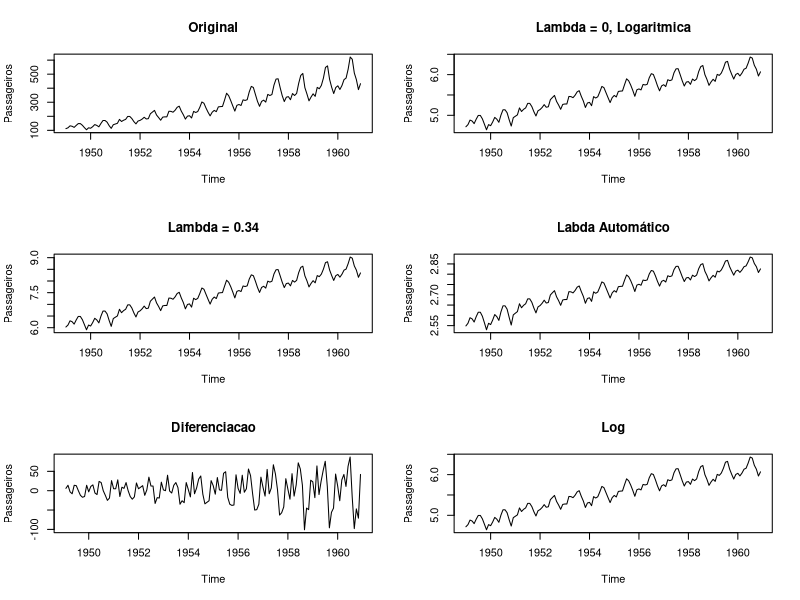
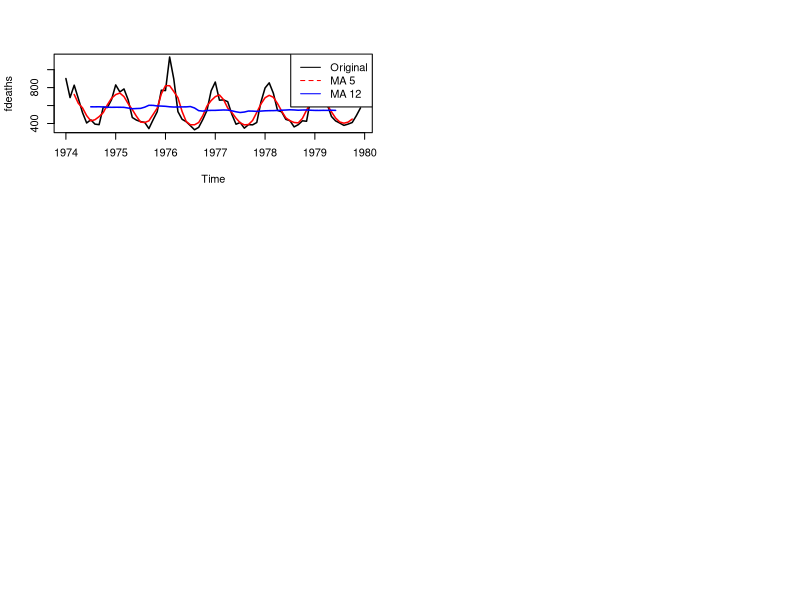
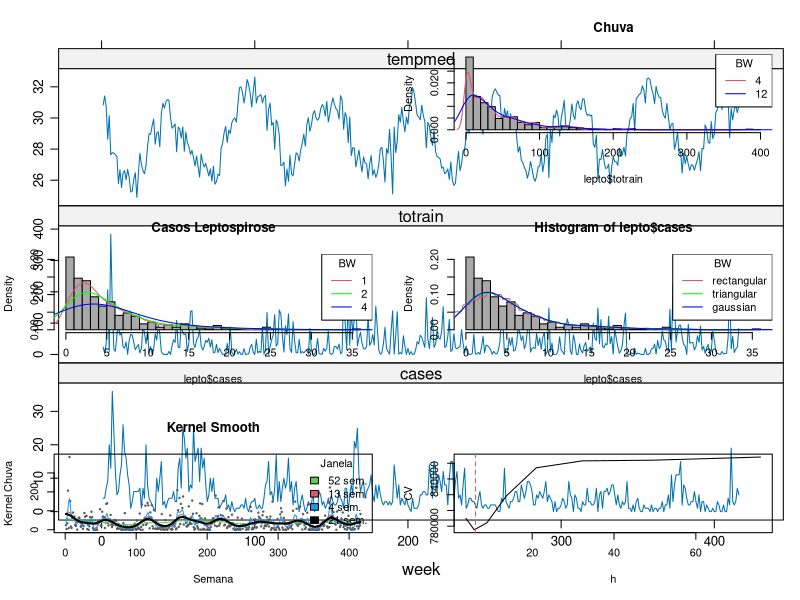
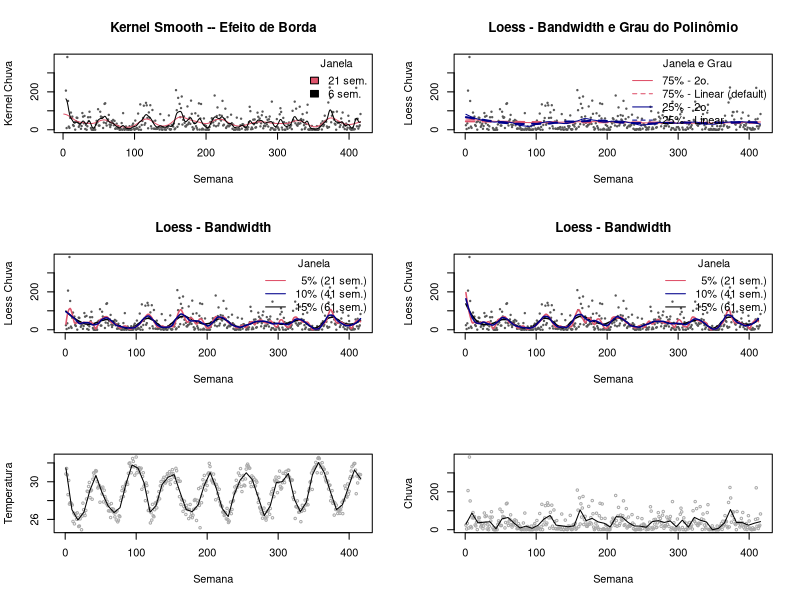
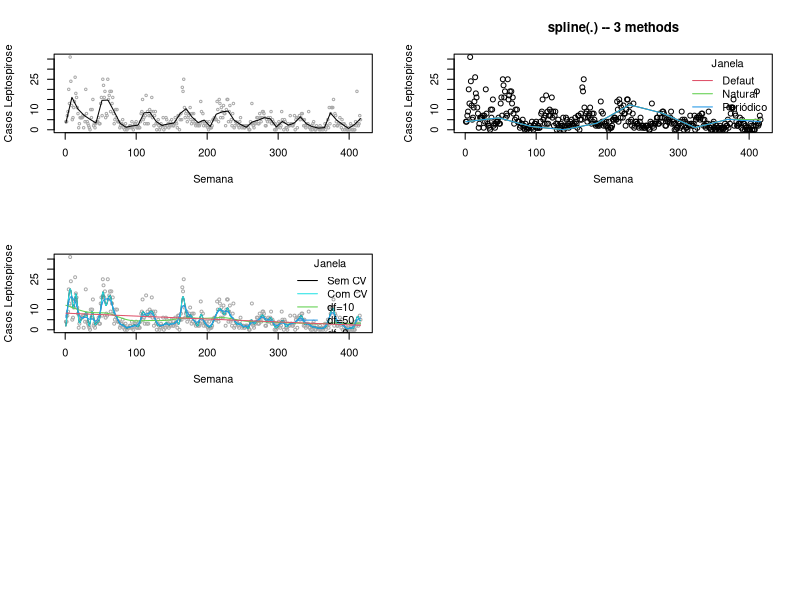
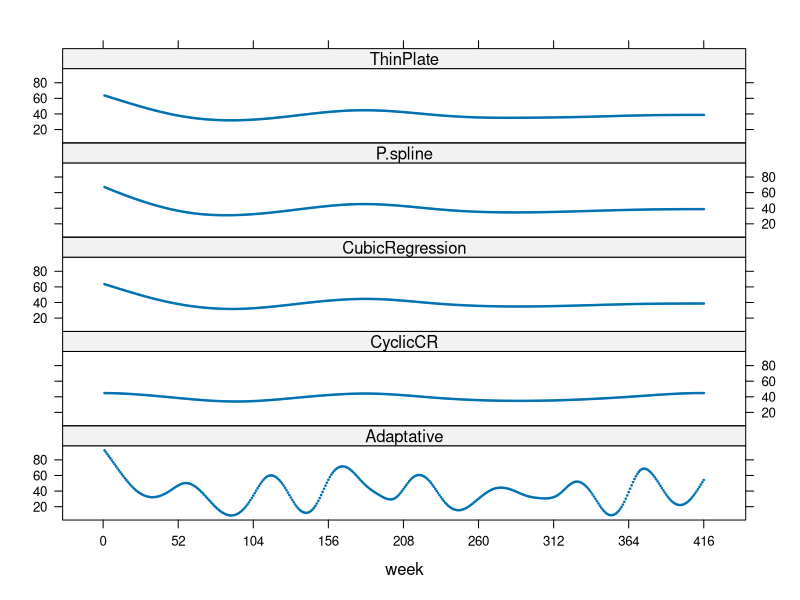
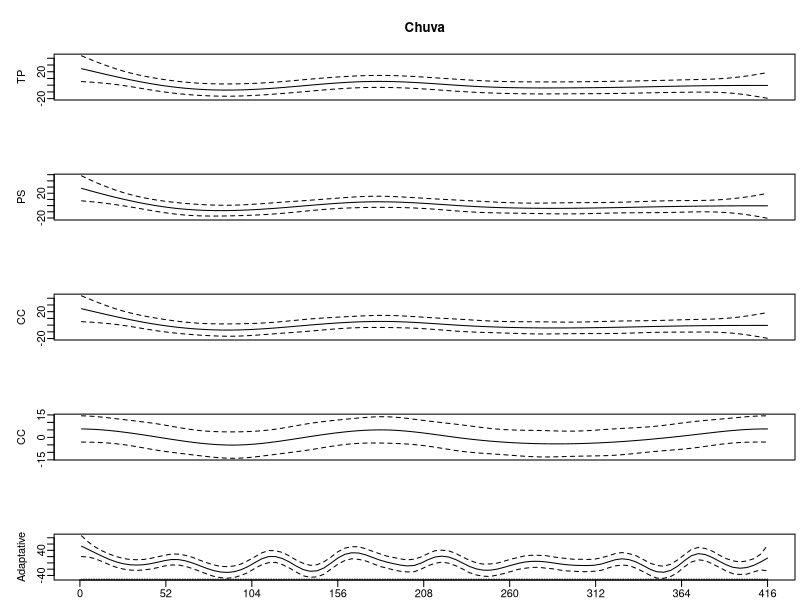
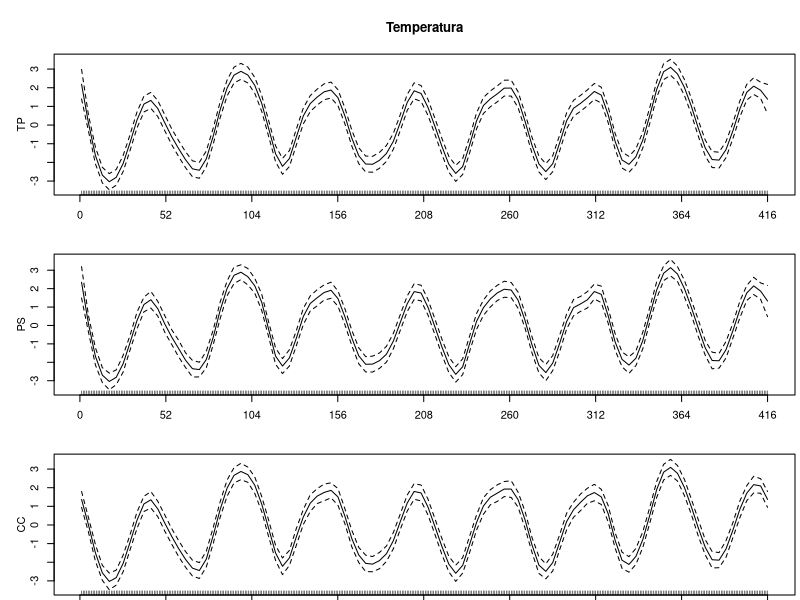

Reproduce these figures in R, in order.
## ---- chunk 1
library(forecast)
par(mfrow=c(3,2))
# Série original
plot(AirPassengers, ylab="Passageiros", main="Original")
# Lambda = 0, Logaritmica 
t1 = BoxCox(AirPassengers,lambda =0 )
plot(t1, ylab="Passageiros", main="Lambda = 0, Logaritmica")
# Lambda = 0.34 
t2 = BoxCox(AirPassengers,lambda =.1 )
plot(t2, ylab="Passageiros", main="Lambda = 0.34")
# Gera labda automático
lbd = BoxCox.lambda(AirPassengers)
# print(lbd)
t3 = BoxCox(AirPassengers,lambda =lbd )
plot(t3, ylab="Passageiros", main="Labda Automático")
# Diferenciacao 
t4 = diff(AirPassengers)
plot(t4, ylab="Passageiros", main="Diferenciacao")
# Logaritmo 
t5 = log(AirPassengers)
plot(t5, ylab="Passageiros", main="Log")

## ---- chunk 2
    # Calculando a media movel com ordem 5
    fdeaths2 = ma(fdeaths, order = 5)
    # Calculando a media movel com ordem 12
    fdeaths3 = ma(fdeaths,order=12)
    # Comparando 
    plot(fdeaths, lwd=1.5) 
    lines(fdeaths2, lwd=1.5, col="red")
    lines(fdeaths3, lwd=1.5, col="blue")
    #legenda
    legend("topright",legend=c("Original","MA 5","MA 12"), col = c("black","red","blue"), lty=1:2, cex=1)
    
## ---- chunk 3
setwd("~/Documentos/cursos_ecologicos_2019/dados")
lepto <- read.csv2("leptoruido.csv", header=T)
dia <-  read.table("climadia.dat", header=T)

library(lattice)
library(car)
library(sm)
library(survival)

#XY condicionado
xyplot(cases + totrain + tempmed ~ week,
 outer=TRUE, layout=c(1, 3), pch=1, type="l",ylab="",
  scales=list(x=list(relation='same'), y=list(relation='free')),
 data=lepto)

## ---- chunk 4
#### density - default "gaussian"
hist(lepto$totrain, breaks=seq(0,400,by=10),freq=F, col="darkgray", main = "Chuva")
lines(density(lepto$totrain , 4),col=2)
lines(density(lepto$totrain , 12),col="blue")
legend("topright", c("4","12"), title="BW", col=c(2,"blue"), lty=c(1,1))

hist(lepto$cases, breaks=seq(0,36,by=1),freq=F, col="darkgray", main = "Casos Leptospirose")
lines(density(lepto$cases , 1),col=2)
lines(density(lepto$cases , 2),col="green")
lines(density(lepto$cases , 4),col="blue")
legend("topright", c("1","2","4"), title="BW", col=c(2,"green","blue"), lty=c(1,1,1))

hist(lepto$cases, breaks=seq(0,36,by=1),freq=F, col="darkgray")
lines(density(lepto$cases , 2, kernel = "rectangular" ),col=2)
lines(density(lepto$cases , 2, kernel = "triangular" ),col="green")
lines(density(lepto$cases , 2, kernel = "gaussian" ),col="blue")
legend("topright", c("rectangular","triangular","gaussian"), title="BW", col=c(2,"green","blue"), lty=c(1,1,1))

## ---- chunk 5
plot(totrain ~ week, data=lepto, cex=.3, pch=19,col="gray35",ylab="Kernel Chuva", xlab="Semana", 
  main="Kernel Smooth")
lines(ksmooth(lepto$week, lepto$totrain, kernel = "normal", bandwidth = 52), col=3)
lines(ksmooth(lepto$week, lepto$totrain, kernel = "normal", bandwidth = 13), col=2)
lines(ksmooth(lepto$week, lepto$totrain, kernel = "normal",  bandwidth = 4), col=4)
lines(ksmooth(lepto$week, lepto$totrain, kernel = "normal", bandwidth = 21), lwd=2)
legend("topright",c("52 sem.","13 sem.","4 sem.","21 sem."),fill=c(3,2,4,1), title="Janela",bty="n")

## ---- chunk 6
### efeito de borda
# exluindo os pontos 1 a 3 para forcar borda
lepto2 <- lepto[-c(1,2,3),]

hcv(lepto2$week, lepto2$totrain, display="lines")
abline(v= 6.129356, col=2,lty=2)

## ---- chunk 7
plot(totrain ~ week, data=lepto2, cex=.3, pch=19,col="gray35",ylab="Kernel Chuva", xlab="Semana", 
  main="Kernel Smooth -- Efeito de Borda")
lines(ksmooth(lepto$week, lepto$totrain, kernel = "normal", bandwidth = 21 ), col=2)
lines(ksmooth(lepto2$week, lepto2$totrain, kernel = "normal", bandwidth = 6.1 ), col=1)
legend("topright",c("21 sem.","6 sem."),fill=c(2,1), title="Janela",bty="n")

## ---- chunk 8
# Loess – Span & Grau
plot(lepto$week, lepto$totrain,cex=.3, pch=19, col="gray35",ylab="Loess Chuva", xlab="Semana", main="Loess - Bandwidth e Grau do Polinômio")
lines(predict(loess(totrain ~ week , data=lepto,span = 0.75, degree = 2)),col=2)
lines(predict(loess(totrain ~ week , data=lepto,span = 0.75, degree = 1)),col=2,lwd=2,lty=2)
lines(predict(loess(totrain ~ week , data=lepto,span = 0.25, degree = 2)),col="darkblue")
lines(predict(loess(totrain ~ week , data=lepto,span = 0.25, degree = 1)),col="darkblue",lwd=2,lty=2)
legend("topright",c("75% - 2o.","75% - Linear (default)","25% - 2o.","25% - Linear"),lty=c(1,2,1,2), col=c(2,2,"darkblue","darkblue"), title="Janela e Grau",bty="n")

## ---- chunk 9
# Loess – Span
plot(lepto$week, lepto$totrain,cex=.3, pch=19, col="gray35",ylab="Loess Chuva", xlab="Semana", main="Loess - Bandwidth")
lines(predict(loess(totrain ~ week , data=lepto,span = 0.15, degree = 2)),col=1, lwd=1.5)
lines(predict(loess(totrain ~ week , data=lepto,span = 0.05, degree = 2)),col=2, lwd=1.5)
lines(predict(loess(totrain ~ week , data=lepto,span = 0.10, degree = 2)),col="darkblue", lwd=1.5)
legend("topright",c("  5% (21 sem.)","10% (41 sem.)","15% (61 sem.)"),col=c(2,"darkblue",1), lty=c(1,1,1),title="Janela",bty="n")

## ---- chunk 10
# Loess – Span & Borda
plot(lepto$week, lepto$totrain,cex=.3, pch=19, col="gray35",ylab="Loess Chuva", xlab="Semana", main="Loess - Bandwidth")
lines(predict(loess(totrain ~ week , data=lepto2,span = 0.15, degree = 2)),col=1, lwd=1.5)
lines(predict(loess(totrain ~ week , data=lepto2,span = 0.05, degree = 2)),col=2, lwd=1.5)
lines(predict(loess(totrain ~ week , data=lepto2,span = 0.10, degree = 2)),col="darkblue", lwd=1.5)
legend("topright",c("  5% (21 sem.)","10% (41 sem.)","15% (61 sem.)"),col=c(2,"darkblue",1), lty=c(1,1,1),title="Janela",bty="n")

## ---- chunk 11
# Loess – Outra forma, mas fica pouco suave
scatter.smooth(lepto$week, lepto$tempmed, span = .05, degree = 2, family =  "gaussian", 
               col= "darkgray", cex=.5, ylab="Temperatura", xlab="Semana")
scatter.smooth(lepto$week, lepto$totrain, span = .05, degree = 2, family =  "gaussian", 
               col= "darkgray", cex=.5, ylab="Chuva", xlab="Semana")
scatter.smooth(lepto$week, lepto$cases, span = .05, degree = 2, family =  "gaussian", 
               col= "darkgray", cex=.5, ylab="Casos Leptospirose", xlab="Semana")

## ---- chunk 12
plot(lepto$week, lepto$cases, ylab="Casos Leptospirose", xlab="Semana", main = "spline(.) -- 3 methods")
lines(spline(lepto$week, lepto$cases, n=10 ), col = 2)
lines(spline(lepto$week, lepto$cases, n=10, method = "natural"), col = 3)
lines(spline(lepto$week, lepto$cases, n=10, method = "periodic"), col = 4)
legend("topright",c("Defaut","Natural","Periódico"),col=c(2,3,4), lty=c(1,1,1),title="Janela",bty="n")

## ---- chunk 13
lepto.spl <- smooth.spline(lepto$week, lepto$cases)
lepto.spl.cv <- smooth.spline(lepto$week, lepto$cases, cv =T)
plot(lepto$week, lepto$cases, cex=.6, col="darkgray", ylab="Casos Leptospirose", xlab="Semana")
lines(lepto.spl, col=1)
lines(lepto.spl.cv, col=5)
lines(smooth.spline(lepto$week, lepto$cases, df=10),col=3)
lines(smooth.spline(lepto$week, lepto$cases, df=50),col=4)
lines(smooth.spline(lepto$week, lepto$cases, df=2),col=2)
legend("topright",c("Sem CV","Com CV","df=10", "df=50", "df=2"),col=c(1,5,3,4,2), lty=c(1,1,1),title="Janela",bty="n")

## ---- chunk 14
### Tipos de splines
library(mgcv)
rain.tp <- gam(totrain ~ s(week,bs="tp"), data=lepto )
rain.ps <- gam(totrain ~ s(week,bs="ps"), data=lepto ) #
rain.cc <- gam(totrain ~ s(week,bs="cc"), data=lepto ) #
rain.cr <- gam(totrain ~ s(week,bs="cr"), data=lepto ) #
rain.ad <- gam(totrain ~ s(week,bs="ad"), data=lepto ) 

ThinPlate  <- predict(rain.tp)  
P.spline <- predict(rain.ps)  
CubicRegression <- predict(rain.cr)  
CyclicCR <- predict(rain.cc)  
Adaptative <- predict(rain.ad) 


xyplot(Adaptative +CyclicCR  + CubicRegression+P.spline + ThinPlate~ week,
 outer=TRUE, layout=c(1, 5), pch=19, cex=.2, ylab="",
 scales=list(x=list(at=seq(0,416,52),relation='same'), y=list(relation="same")), data=lepto)

## ---- chunk 15
par(mfrow=c(5,1),mai=c(0.2,0.5412 ,0.5412,0.05),mgp=c(2,.5,0))
plot(rain.tp,shade=TRUE,ylab="TP",xlab="",residuals=F,xaxp=c(0,416,8),main="Chuva", pch=19, cex=.2, xaxt="n")
plot(rain.ps,shade=TRUE,main="",ylab="PS",xlab="",residuals=F,xaxp=c(0,416,8),  pch=19, cex=.2,  xaxt="n")
plot(rain.cr,shade=TRUE,main="",ylab="CC",xlab="",residuals=F,xaxp=c(0,416,8),  pch=19, cex=.2,  xaxt="n")
plot(rain.cc,shade=TRUE,main="",ylab="CC",xlab="",residuals=F,xaxp=c(0,416,8),  pch=19, cex=.2,  xaxt="n")
plot(rain.ad,shade=TRUE,main="",ylab="Adaptative",xlab="",residuals=F,xaxp=c(0,416,8),  pch=19, cex=.2)



temp.tp <- gam(tempmed ~ s(week,bs="tp",k=52), data=lepto) 
temp.ps <- gam(tempmed ~ s(week,bs="ps",k=52), data=lepto ) #
temp.cc <- gam(tempmed ~ s(week,bs="cc",k=52), data=lepto )

par(mfrow=c(3,1),mai=c(0.05,0.5412 ,0.5412,0.05),mgp=c(2,1,0))
plot(temp.tp,shade=TRUE,ylab="TP",xlab="",xaxp=c(0,416,8) , main="Temperatura", cex=2)
plot(temp.ps,shade=TRUE,main="",ylab="PS",xlab="",xaxp=c(0,416,8), cex=2)
plot(temp.cc,shade=TRUE,main="",ylab="CC",xlab="",xaxp=c(0,416,8), cex=2)

cases.tp <- gam(cases ~ s(week,bs="tp",k=52), data=lepto ) #ciclica
cases.ps <- gam(cases ~ s(week,bs="ps",k=52), data=lepto ) #
cases.cc <- gam(cases ~ s(week,bs="cc",k=52), data=lepto)

par(mfrow=c(3,1),mai=c(0.05,0.5412 ,0.5412,0.05),mgp=c(2,1,0))
plot(cases.tp,shade=TRUE,ylab="TP",xlab="",xaxp=c(0,416,8), main="Casos", cex=2)
plot(cases.ps,shade=TRUE,main="",ylab="PS",xlab="",xaxp=c(0,416,8), cex=2)
plot(cases.cc,shade=TRUE,main="",ylab="CC",xlab="",xaxp=c(0,416,8), cex=2)
